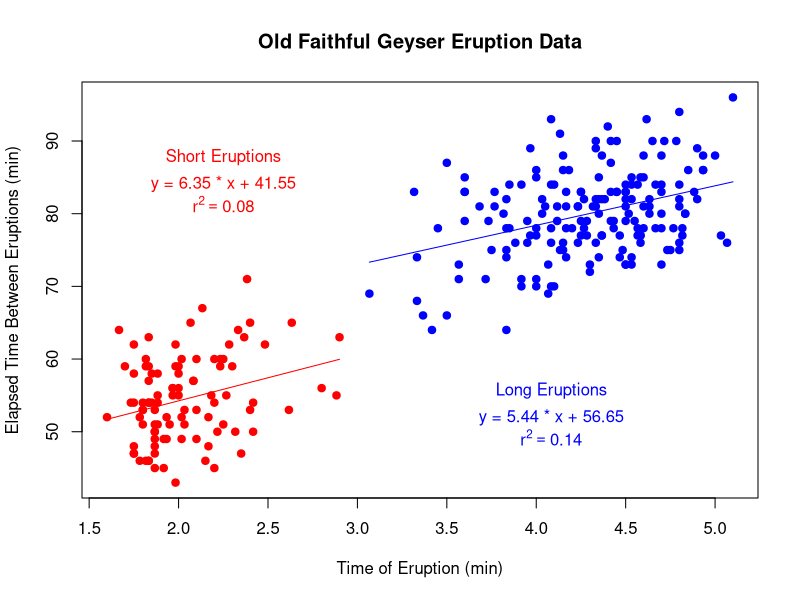

Reproduce this figure in R.

# Advanced Plotting With Base R Functions

long.eruptions <- with(faithful, faithful[eruptions > 3, ])
short.eruptions <- with(faithful, faithful[eruptions < 3, ])

plot(faithful, type = 'n', xlab = 'Time of Eruption (min)', ylab = 'Elapsed Time Between Eruptions (min)', main = 'Old Faithful Geyser Eruption Data')

points(short.eruptions, col = "red", pch = 19)
points(long.eruptions, col = "blue", pch = 19)

short.eruptions.model <- lm(waiting~eruptions, data = short.eruptions)
short.eruptions.line <- as.data.frame(c(min(short.eruptions$eruptions), max(short.eruptions$eruptions)))
colnames(short.eruptions.line) <- c("eruptions")
short.eruptions.line$waiting <- predict(short.eruptions.model, newdata = data.frame(x = short.eruptions.line))
lines(x = short.eruptions.line$eruptions, y = short.eruptions.line$waiting, col = "red")

short.eruptions.trendline.equation <- paste('y =', round(coef(short.eruptions.model)[[2]], 2), '* x', '+', round(coef(short.eruptions.model)[[1]], 2))
short.eruptions.r.squared <- as.character(round(summary(short.eruptions.model)$r.squared, 2))
short.eruptions.text <- bquote(atop(textstyle('Short Eruptions'), atop(textstyle(.(short.eruptions.trendline.equation)), textstyle(r^2 == .(short.eruptions.r.squared)))))
text(mean(c(min(short.eruptions$eruptions), max(short.eruptions$eruptions))), mean(c(max(short.eruptions$waiting), (par('usr')[4]))), short.eruptions.text, col = 'red')

long.eruptions.model <- lm(waiting~eruptions, data = long.eruptions)
long.eruptions.line <- as.data.frame(c(min(long.eruptions$eruptions), max(long.eruptions$eruptions)))
colnames(long.eruptions.line) <- c("eruptions")
long.eruptions.line$waiting <- predict(long.eruptions.model, newdata = data.frame(x = long.eruptions.line))
lines(x = long.eruptions.line$eruptions, y = long.eruptions.line$waiting, col = "blue")

long.eruptions.trendline.equation <- as.character(paste('y =', round(coef(long.eruptions.model)[[2]], 2), '* x', '+', round(coef(long.eruptions.model)[[1]], 2)))
long.eruptions.r.squared <- as.character(round(summary(long.eruptions.model)$r.squared, 2))
long.eruptions.text <- bquote(atop(textstyle('Long Eruptions'), atop(textstyle(.(long.eruptions.trendline.equation)), textstyle(r^2 == .(long.eruptions.r.squared)))))
text(mean(c(min(long.eruptions$eruptions), max(long.eruptions$eruptions))), mean(c(min(long.eruptions$waiting), (par('usr')[3]))), long.eruptions.text, col = 'blue')

#mean(c(min(short.eruptions$eruptions), max(short.eruptions$eruptions))) # x-coordinate of red text
#mean(c(min(long.eruptions$eruptions), max(long.eruptions$eruptions))) # x-coordinate of blue text
#mean(c(max(short.eruptions$waiting), (par('usr')[4]))) # y-coordinate of red text
#mean(c(min(long.eruptions$waiting), (par('usr')[3]))) # y-coordinate of blue text
